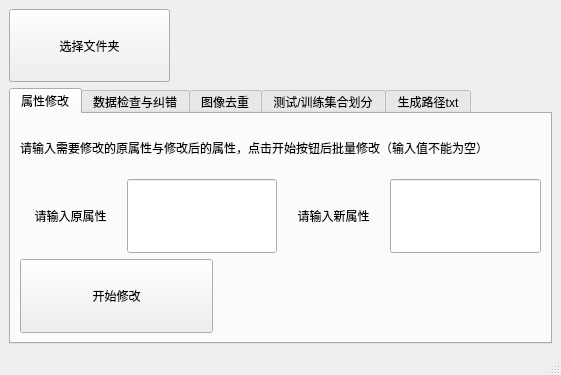
<?xml version="1.0" encoding="UTF-8"?>
<ui version="4.0">
 <class>MainWindow</class>
 <widget class="QMainWindow" name="MainWindow">
  <property name="geometry">
   <rect>
    <x>0</x>
    <y>0</y>
    <width>561</width>
    <height>375</height>
   </rect>
  </property>
  <property name="windowTitle">
   <string>MainWindow</string>
  </property>
  <property name="layoutDirection">
   <enum>Qt::LeftToRight</enum>
  </property>
  <widget class="QWidget" name="centralwidget">
   <layout class="QVBoxLayout" name="verticalLayout_8" stretch="2,7">
    <item>
     <layout class="QHBoxLayout" name="horizontalLayout" stretch="3,7">
      <item>
       <widget class="QPushButton" name="open_dir_button">
        <property name="sizePolicy">
         <sizepolicy hsizetype="Expanding" vsizetype="Expanding">
          <horstretch>0</horstretch>
          <verstretch>0</verstretch>
         </sizepolicy>
        </property>
        <property name="text">
         <string>选择文件夹</string>
        </property>
       </widget>
      </item>
      <item>
       <widget class="QLabel" name="file_path_lable">
        <property name="sizePolicy">
         <sizepolicy hsizetype="Expanding" vsizetype="Expanding">
          <horstretch>0</horstretch>
          <verstretch>0</verstretch>
         </sizepolicy>
        </property>
        <property name="text">
         <string/>
        </property>
        <property name="scaledContents">
         <bool>false</bool>
        </property>
        <property name="wordWrap">
         <bool>true</bool>
        </property>
       </widget>
      </item>
     </layout>
    </item>
    <item>
     <widget class="QTabWidget" name="process_tabWidget">
      <property name="tabletTracking">
       <bool>false</bool>
      </property>
      <property name="focusPolicy">
       <enum>Qt::TabFocus</enum>
      </property>
      <property name="layoutDirection">
       <enum>Qt::LeftToRight</enum>
      </property>
      <property name="tabPosition">
       <enum>QTabWidget::North</enum>
      </property>
      <property name="tabShape">
       <enum>QTabWidget::Rounded</enum>
      </property>
      <property name="currentIndex">
       <number>0</number>
      </property>
      <property name="usesScrollButtons">
       <bool>true</bool>
      </property>
      <property name="documentMode">
       <bool>false</bool>
      </property>
      <property name="movable">
       <bool>false</bool>
      </property>
      <property name="tabBarAutoHide">
       <bool>false</bool>
      </property>
      <widget class="QWidget" name="attribute_change_tab">
       <attribute name="title">
        <string>属性修改</string>
       </attribute>
       <layout class="QVBoxLayout" name="verticalLayout" stretch="2,3,3">
        <item>
         <widget class="QLabel" name="label">
          <property name="text">
           <string>请输入需要修改的原属性与修改后的属性，点击开始按钮后批量修改（输入值不能为空）</string>
          </property>
         </widget>
        </item>
        <item>
         <layout class="QHBoxLayout" name="horizontalLayout_2" stretch="2,3,2,3">
          <item>
           <widget class="QLabel" name="old_setting_label">
            <property name="sizePolicy">
             <sizepolicy hsizetype="Expanding" vsizetype="Expanding">
              <horstretch>0</horstretch>
              <verstretch>0</verstretch>
             </sizepolicy>
            </property>
            <property name="text">
             <string>请输入原属性</string>
            </property>
            <property name="alignment">
             <set>Qt::AlignCenter</set>
            </property>
           </widget>
          </item>
          <item>
           <widget class="QLineEdit" name="old_setting_line">
            <property name="sizePolicy">
             <sizepolicy hsizetype="Expanding" vsizetype="Expanding">
              <horstretch>0</horstretch>
              <verstretch>0</verstretch>
             </sizepolicy>
            </property>
           </widget>
          </item>
          <item>
           <widget class="QLabel" name="new_settings_label">
            <property name="sizePolicy">
             <sizepolicy hsizetype="Expanding" vsizetype="Expanding">
              <horstretch>0</horstretch>
              <verstretch>0</verstretch>
             </sizepolicy>
            </property>
            <property name="text">
             <string>请输入新属性</string>
            </property>
            <property name="alignment">
             <set>Qt::AlignCenter</set>
            </property>
           </widget>
          </item>
          <item>
           <widget class="QLineEdit" name="new_setting_line">
            <property name="sizePolicy">
             <sizepolicy hsizetype="Expanding" vsizetype="Expanding">
              <horstretch>0</horstretch>
              <verstretch>0</verstretch>
             </sizepolicy>
            </property>
           </widget>
          </item>
         </layout>
        </item>
        <item>
         <layout class="QHBoxLayout" name="horizontalLayout_3" stretch="3,5">
          <item>
           <widget class="QPushButton" name="change_setting_button">
            <property name="sizePolicy">
             <sizepolicy hsizetype="Expanding" vsizetype="Expanding">
              <horstretch>0</horstretch>
              <verstretch>0</verstretch>
             </sizepolicy>
            </property>
            <property name="text">
             <string>开始修改</string>
            </property>
           </widget>
          </item>
          <item>
           <widget class="QLabel" name="attribute_change_info_label">
            <property name="text">
             <string/>
            </property>
           </widget>
          </item>
         </layout>
        </item>
       </layout>
      </widget>
      <widget class="QWidget" name="wrong_data_porcess_tab">
       <attribute name="title">
        <string>数据检查与纠错</string>
       </attribute>
       <layout class="QVBoxLayout" name="verticalLayout_6" stretch="2,3,3">
        <item>
         <widget class="QLabel" name="label_4">
          <property name="text">
           <string>点击数据检查按钮会检查是否存在格式错误数据，可点击错误数据处理进行修改</string>
          </property>
         </widget>
        </item>
        <item>
         <layout class="QHBoxLayout" name="horizontalLayout_11" stretch="3,5">
          <item>
           <widget class="QPushButton" name="data_check_button">
            <property name="sizePolicy">
             <sizepolicy hsizetype="Expanding" vsizetype="Expanding">
              <horstretch>0</horstretch>
              <verstretch>0</verstretch>
             </sizepolicy>
            </property>
            <property name="text">
             <string>开始数据检查</string>
            </property>
           </widget>
          </item>
          <item>
           <spacer name="horizontalSpacer">
            <property name="orientation">
             <enum>Qt::Horizontal</enum>
            </property>
            <property name="sizeHint" stdset="0">
             <size>
              <width>40</width>
              <height>20</height>
             </size>
            </property>
           </spacer>
          </item>
         </layout>
        </item>
        <item>
         <layout class="QHBoxLayout" name="horizontalLayout_10" stretch="3,5">
          <item>
           <widget class="QPushButton" name="change_wrong_attribute_button">
            <property name="sizePolicy">
             <sizepolicy hsizetype="Expanding" vsizetype="Expanding">
              <horstretch>0</horstretch>
              <verstretch>0</verstretch>
             </sizepolicy>
            </property>
            <property name="text">
             <string>错误数据处理</string>
            </property>
           </widget>
          </item>
          <item>
           <widget class="QLabel" name="wrong_data_processing_info_label">
            <property name="text">
             <string/>
            </property>
           </widget>
          </item>
         </layout>
        </item>
       </layout>
      </widget>
      <widget class="QWidget" name="dedup_tab">
       <attribute name="title">
        <string>图像去重</string>
       </attribute>
       <layout class="QVBoxLayout" name="verticalLayout_4" stretch="5,3">
        <item>
         <layout class="QHBoxLayout" name="horizontalLayout_6" stretch="1,1">
          <item>
           <layout class="QVBoxLayout" name="verticalLayout_3" stretch="2,3">
            <item>
             <widget class="QLabel" name="label_2">
              <property name="text">
               <string>请输入相似度，100表示只删去完全相同图像</string>
              </property>
             </widget>
            </item>
            <item>
             <layout class="QHBoxLayout" name="horizontalLayout_5" stretch="2,3,1">
              <item>
               <widget class="QLabel" name="distance_label">
                <property name="sizePolicy">
                 <sizepolicy hsizetype="Expanding" vsizetype="Expanding">
                  <horstretch>0</horstretch>
                  <verstretch>0</verstretch>
                 </sizepolicy>
                </property>
                <property name="text">
                 <string>相似度:</string>
                </property>
                <property name="alignment">
                 <set>Qt::AlignCenter</set>
                </property>
               </widget>
              </item>
              <item>
               <widget class="QLineEdit" name="distance_line">
                <property name="sizePolicy">
                 <sizepolicy hsizetype="Expanding" vsizetype="Expanding">
                  <horstretch>0</horstretch>
                  <verstretch>0</verstretch>
                 </sizepolicy>
                </property>
               </widget>
              </item>
              <item>
               <widget class="QLabel" name="percent_label">
                <property name="sizePolicy">
                 <sizepolicy hsizetype="Expanding" vsizetype="Expanding">
                  <horstretch>0</horstretch>
                  <verstretch>0</verstretch>
                 </sizepolicy>
                </property>
                <property name="font">
                 <font>
                  <pointsize>12</pointsize>
                  <weight>75</weight>
                  <bold>true</bold>
                 </font>
                </property>
                <property name="text">
                 <string>%</string>
                </property>
                <property name="alignment">
                 <set>Qt::AlignLeading|Qt::AlignLeft|Qt::AlignVCenter</set>
                </property>
               </widget>
              </item>
             </layout>
            </item>
           </layout>
          </item>
          <item>
           <layout class="QHBoxLayout" name="horizontalLayout_4" stretch="1,2">
            <item>
             <widget class="QCheckBox" name="compare_checkBox">
              <property name="sizePolicy">
               <sizepolicy hsizetype="Expanding" vsizetype="Expanding">
                <horstretch>0</horstretch>
                <verstretch>0</verstretch>
               </sizepolicy>
              </property>
              <property name="layoutDirection">
               <enum>Qt::RightToLeft</enum>
              </property>
              <property name="autoFillBackground">
               <bool>false</bool>
              </property>
              <property name="text">
               <string>对比去重</string>
              </property>
              <property name="iconSize">
               <size>
                <width>16</width>
                <height>21</height>
               </size>
              </property>
             </widget>
            </item>
            <item>
             <layout class="QVBoxLayout" name="verticalLayout_2" stretch="2,3">
              <item>
               <widget class="QLabel" name="open_compare_dir_info_label">
                <property name="text">
                 <string/>
                </property>
               </widget>
              </item>
              <item>
               <widget class="QPushButton" name="open_compare_dir_button">
                <property name="sizePolicy">
                 <sizepolicy hsizetype="Expanding" vsizetype="Expanding">
                  <horstretch>0</horstretch>
                  <verstretch>0</verstretch>
                 </sizepolicy>
                </property>
                <property name="text">
                 <string>选择对比文件夹</string>
                </property>
               </widget>
              </item>
             </layout>
            </item>
           </layout>
          </item>
         </layout>
        </item>
        <item>
         <layout class="QHBoxLayout" name="horizontalLayout_7" stretch="3,5">
          <item>
           <widget class="QPushButton" name="pic_dedup_button">
            <property name="sizePolicy">
             <sizepolicy hsizetype="Expanding" vsizetype="Expanding">
              <horstretch>0</horstretch>
              <verstretch>0</verstretch>
             </sizepolicy>
            </property>
            <property name="text">
             <string>开始图像去重</string>
            </property>
           </widget>
          </item>
          <item>
           <widget class="QLabel" name="dedup_info_label">
            <property name="text">
             <string/>
            </property>
           </widget>
          </item>
         </layout>
        </item>
       </layout>
      </widget>
      <widget class="QWidget" name="data_classify_tab">
       <attribute name="title">
        <string>测试/训练集合划分</string>
       </attribute>
       <layout class="QVBoxLayout" name="verticalLayout_5" stretch="2,3,3">
        <item>
         <widget class="QLabel" name="label_3">
          <property name="text">
           <string>请输入ID字段前后多余的字符数量（如dwc123456hl，前3后2），输入值为空等于输入0</string>
          </property>
         </widget>
        </item>
        <item>
         <layout class="QHBoxLayout" name="horizontalLayout_8" stretch="4,3,4,3">
          <item>
           <widget class="QLabel" name="front_label">
            <property name="sizePolicy">
             <sizepolicy hsizetype="Expanding" vsizetype="Expanding">
              <horstretch>0</horstretch>
              <verstretch>0</verstretch>
             </sizepolicy>
            </property>
            <property name="text">
             <string>ID前多余字符数量</string>
            </property>
            <property name="alignment">
             <set>Qt::AlignCenter</set>
            </property>
           </widget>
          </item>
          <item>
           <widget class="QLineEdit" name="front_line">
            <property name="sizePolicy">
             <sizepolicy hsizetype="Expanding" vsizetype="Expanding">
              <horstretch>0</horstretch>
              <verstretch>0</verstretch>
             </sizepolicy>
            </property>
           </widget>
          </item>
          <item>
           <widget class="QLabel" name="back_label">
            <property name="sizePolicy">
             <sizepolicy hsizetype="Expanding" vsizetype="Expanding">
              <horstretch>0</horstretch>
              <verstretch>0</verstretch>
             </sizepolicy>
            </property>
            <property name="text">
             <string>ID后多余字符数量</string>
            </property>
            <property name="alignment">
             <set>Qt::AlignCenter</set>
            </property>
           </widget>
          </item>
          <item>
           <widget class="QLineEdit" name="back_line">
            <property name="sizePolicy">
             <sizepolicy hsizetype="Expanding" vsizetype="Expanding">
              <horstretch>0</horstretch>
              <verstretch>0</verstretch>
             </sizepolicy>
            </property>
           </widget>
          </item>
         </layout>
        </item>
        <item>
         <layout class="QHBoxLayout" name="horizontalLayout_9" stretch="3,5">
          <item>
           <widget class="QPushButton" name="classify_button">
            <property name="sizePolicy">
             <sizepolicy hsizetype="Expanding" vsizetype="Expanding">
              <horstretch>0</horstretch>
              <verstretch>0</verstretch>
             </sizepolicy>
            </property>
            <property name="text">
             <string>开始划分集合</string>
            </property>
           </widget>
          </item>
          <item>
           <widget class="QLabel" name="data_classify_info_label">
            <property name="text">
             <string/>
            </property>
           </widget>
          </item>
         </layout>
        </item>
       </layout>
      </widget>
      <widget class="QWidget" name="create_count_tab">
       <attribute name="title">
        <string>生成路径txt</string>
       </attribute>
       <layout class="QVBoxLayout" name="verticalLayout_7" stretch="5,3">
        <item>
         <widget class="QLabel" name="label_5">
          <property name="text">
           <string>点击开始生成按钮，可导出当前文件夹下所有文件地址于txt中</string>
          </property>
         </widget>
        </item>
        <item>
         <layout class="QHBoxLayout" name="horizontalLayout_12" stretch="3,5">
          <item>
           <widget class="QPushButton" name="create_txt_button">
            <property name="sizePolicy">
             <sizepolicy hsizetype="Expanding" vsizetype="Expanding">
              <horstretch>0</horstretch>
              <verstretch>0</verstretch>
             </sizepolicy>
            </property>
            <property name="text">
             <string>开始生成txt</string>
            </property>
           </widget>
          </item>
          <item>
           <widget class="QLabel" name="create_count_info_label">
            <property name="text">
             <string/>
            </property>
           </widget>
          </item>
         </layout>
        </item>
       </layout>
      </widget>
     </widget>
    </item>
   </layout>
  </widget>
  <widget class="QStatusBar" name="statusbar"/>
  <widget class="QMenuBar" name="menubar">
   <property name="geometry">
    <rect>
     <x>0</x>
     <y>0</y>
     <width>561</width>
     <height>23</height>
    </rect>
   </property>
  </widget>
 </widget>
 <resources/>
 <connections/>
</ui>
